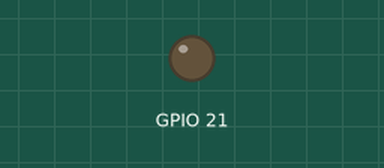
Recording of a program running on a simulated Raspberry Pi (BCM pin numbers). On the bench: output pins drawn as LEDs (lit = HIGH). At 1.8 s the program stops and its outputs stay as they are.

Above: at 0.1 s.
At 0.6 s:
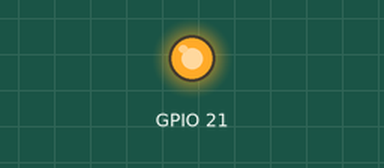
Timing chart, 0 to 3.0 s (numbered marks = the images above):
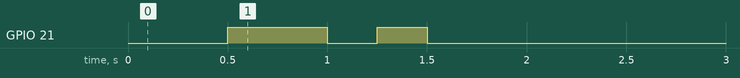

The program:

relay.py
```python
import RPi.GPIO as GPIO
import time

GPIO.setmode(GPIO.BCM)
GPIO.setup(21, GPIO.OUT)

GPIO.output(21, False)
time.sleep(0.5)
GPIO.output(21, True)
time.sleep(0.5)
GPIO.output(21, False)
time.sleep(0.25)
GPIO.output(21, True)
time.sleep(0.25)
GPIO.output(21, False)
time.sleep(0.25)
GPIO.output(21, False)
```

Measured:
- by itself, GPIO 21: LOW → HIGH at 0.50 s, → LOW 0.50 s later, → HIGH 0.25 s later, → LOW 0.25 s later
